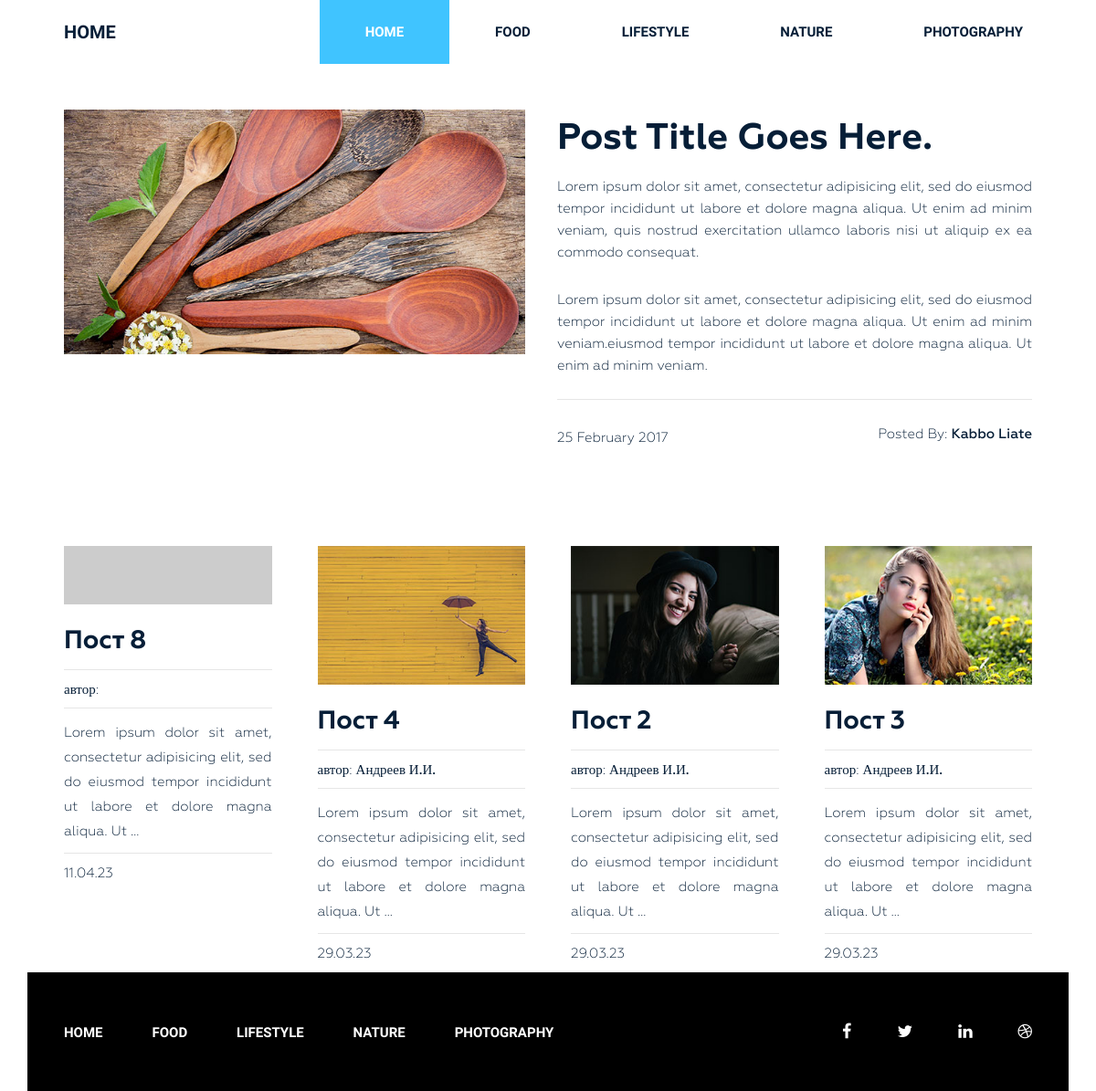
/tag/animals/, run on the app's committed database.
### blog/models.py (models this page shows, shortened)
class Category(models.Model):
    title = models.CharField(max_length=250)
    slug = models.SlugField(max_length=250, verbose_name='url', unique=True)
    def get_absolute_url(self):
        return reverse('category', kwargs={'slug':self.slug})
    class Meta:
        verbose_name = 'Категория'
        verbose_name_plural = 'Категории'
        ordering = ['title']

class Post(models.Model):
    title = models.CharField(max_length=250, verbose_name='Заголовок')
    slug = models.SlugField(max_length=250, verbose_name='url', unique=True)
    author = models.CharField(max_length=100, verbose_name='Автор')
    content = models.TextField(blank=True, verbose_name='Контент')
    created_at = models.DateTimeField(auto_now_add=True, verbose_name='Опубликовано')
    photo = models.ImageField(upload_to='photo/%Y/%m/%d/', blank=True, verbose_name='Фото')
    views = models.IntegerField(default=0, verbose_name='Просмотров')
    category = models.ForeignKey(Category, on_delete=models.PROTECT, related_name='posts', verbose_name='Категория')
    tags = models.ManyToManyField(Tag, blank=True, related_name='posts', verbose_name='Теги')
    def get_absolute_url(self):
        return reverse('post', kwargs={'slug':self.slug})
    class Meta:
        verbose_name = 'Статья'
        verbose_name_plural = 'Статьи'
        ordering = ['-created_at']

### blog/views.py (the view)
# urls.py: path('tag/<str:slug>/', PostsByTag.as_view(), name='tag'),
class PostsByTag(ListView):
    template_name = 'blog/tag.html'
    context_object_name = 'tags'
    paginate_by = 4
    allow_empty = False
    def get_queryset(self):
        return Post.objects.filter(tags__slug=self.kwargs['slug'])
    def get_context_data(self, *, object_list=None, **kwargs):
        context = super().get_context_data(**kwargs)
        context['title'] = Tag.objects.get(slug=self.kwargs['slug'])
        return context

### blog/models.py (called while the page is built)
    def __str__(self):
        return self.title

### blog/templatetags/menu.py (called while the page is built)
@register.inclusion_tag('blog/menu_tpl.html')
def show_menu(menu_class='menu'):
    categories = Category.objects.all()
    return {'categories': categories, 'menu_class': menu_class}

### blog/templates/blog/tag.html (shortened to what this page needs)
{% extends 'base.html' %}
{% load static %}
{% block content %}
<section class="blog-post-area">
    <div class="container">
        <div class="row">
            <div class="blog-post-area-style">
                <div class="col-md-12">
                    <div class="single-post-big">
                        <div class="big-image">
                            <img src="{% static 'img/post-image1.jpg' %}" alt="">
                        </div>
                        <div class="big-text">
                            <h3><a href="#">Post Title Goes Here.</a></h3>
                            <p>Lorem ipsum dolor sit amet, consectetur adipisicing elit, sed do eiusmod tempor
                                incididunt ut labore et dolore magna aliqua. Ut enim ad minim veniam, quis nostrud
                                exercitation ullamco laboris nisi ut aliquip ex ea commodo consequat.</p>
                            <p>Lorem ipsum dolor sit amet, consectetur adipisicing elit, sed do eiusmod tempor
                                incididunt ut labore et dolore magna aliqua. Ut enim ad minim veniam.eiusmod tempor
                                incididunt ut labore et dolore magna aliqua. Ut enim ad minim veniam.</p>
                            <h4><span class="date">25 February 2017</span><span class="author">Posted By: <span
                                    class="author-name">Kabbo Liate</span></span>
                            </h4>
                        </div>
                    </div>
                </div>
                {% for tag in tags %}
                <div class="col-md-3">
                    <div class="single-post">
                        <a href="{{ tag.get_absolute_url }}">
                            {% if tag.photo %}
                            <img src="{{ tag.photo.url }}" alt="{{ tag.title }}">
                            {% else %}
                            <img src="https://picsum.photos/id/1060/300/201?blur=2" alt="{{ tag.title }}">
                            {% endif %}
                        </a>
                        <h3><a href="{{ tag.get_absolute_url }}">{{ tag.title }}</a></h3>
                        <h4><span>автор: <span class="author-name">{{ tag.author }}</span></span>
                        </h4>
                        {{ tag.content|truncatewords_html:20|safe }}
                        <h4><span>{{ tag.created_at|date:"d.m.y" }}</span></h4>
                    </div>
                </div>
                {% endfor %}
            </div>
        </div>
    </div>
</section>
{% endblock %}

### blog/templates/blog/menu_tpl.html
<div class="{{ menu_class }}">
    <ul>
        <li class="active"><a href="{% url 'home' %}">Home</a></li>
        {% for item in categories %}
        <li><a href="{{ item.get_absolute_url }}">{{ item.title }}</a></li>
        {% endfor %}
    </ul>
</div>

### siteblog/static/style.css (style rules this page uses)
.wrapper header.header .menu { margin: 0 }
.wrapper header.header .menu ul { float: right; margin: 0; padding: 0; margin-right: 4px; }
.wrapper header.header .menu ul li { display: inline-block; list-style: outside none none; margin: 0 -4px 0 0; }
.wrapper header.header .menu ul li a { color: rgb(6, 30, 55); font-family: "Raleway", sans-serif; font-size: 15px; font-weight: 600; line-height: 70px; padding: 26px 50px; text-decoration: none; text-transform: uppercase; }
.wrapper header.header .menu ul li.active a { background: #40c4ff; color: #fff; }
section.blog-post-area { margin-top: 50px; }
section.blog-post-area .big-image { float: left; width: 50%; padding-right: 35px; }
section.blog-post-area .big-text { float: right; width: 50%; padding-right: 20px; }
section.blog-post-area img { width: 100%; }
section.blog-post-area .big-text h3 { margin: 10px 0 0; }
section.blog-post-area .big-text h3 a { font-family: Geometria; font-weight: 700; font-size: 40px; color: #061e37; text-decoration: none; }
section.blog-post-area .big-text p { color: #061e37; font-family: Geometria; font-size: 15px; font-weight: 400; line-height: 24px; padding-top: 18px; text-align: justify; text-decoration: none; }
section.blog-post-area .big-text h4 { margin-top: 25px; padding-top: 30px; position: relative; }
section.blog-post-area .big-text h4::before { background: #e6e6e6 none repeat scroll 0 0; content: ""; height: 1px; position: absolute; top: 0; width: 100%; }
section.blog-post-area .single-post { padding-right: 20px; margin: 100px 0px 0px; }
section.blog-post-area h4 span { font-family: Geometria; font-weight: 400; font-size: 15px; color: #061e37; text-decoration: none; }
section.blog-post-area .big-text h4 span.author { float: right }
section.blog-post-area h4 span.author-name { font-weight: 500; }
.blog-post-area .single-post h3 a { font-family: Geometria; font-size: 28px; font-weight: 700; text-decoration: none; color: #061e37; }
.blog-post-area .single-post p { color: #061e37; font-family: Geometria; font-size: 15px; font-weight: 400; line-height: 27px; padding-top: 14px; position: relative; text-align: justify; }
.blog-post-area .single-post h4 { margin-bottom: 12px; padding-top: 10px; position: relative; }
.blog-post-area .single-post h4::before { background: #e6e6e6 none repeat scroll 0 0; content: ""; height: 1px; position: absolute; top: 0; width: 100%; }
.blog-post-area .single-post p::before { background: #e6e6e6 none repeat scroll 0 0; content: ""; height: 1px; position: absolute; top: 0; width: 100%; }
.blog-post-area .single-post h3 { margin: 25px 0 15px; }
.blog-post-area .blog-post-area-style { margin: 0 20px 0 40px; }
.wrapper footer.footer .footer-menu { margin: 0 }
.wrapper footer.footer .footer-menu ul { line-height: 130px; margin: 0; padding: 0; }
.wrapper footer.footer .footer-menu ul li { display: inline; list-style: outside none none; margin: 0; padding: 30px 0px; }
.wrapper footer.footer .footer-menu ul li a { color: #fff; font-family: "Raleway", sans-serif; font-size: 15px; font-weight: 600; line-height: 70px; margin-left: 40px; padding: 26px 10px 26px 0; text-decoration: none; text-transform: uppercase; }

### data on the page
Category: title "FOOD"
Category: title "LIFESTYLE"
Category: title "NATURE"
Category: title "PHOTOGRAPHY"
Post: title "Пост 8", content "Lorem ipsum dolor sit amet, consectetur adipisicing elit, sed do eiusmod tempor incididunt ut labore et dolore magna aliqua. Ut …", created_at "11.04.23"
Post: photo (picture), title "Пост 4", author "Андреев И.И.", content "Lorem ipsum dolor sit amet, consectetur adipisicing elit, sed do eiusmod tempor incididunt ut labore et dolore magna aliqua. Ut …", created_at "29.03.23"
Post: photo (picture), title "Пост 2", author "Андреев И.И.", content "Lorem ipsum dolor sit amet, consectetur adipisicing elit, sed do eiusmod tempor incididunt ut labore et dolore magna aliqua. Ut …", created_at "29.03.23"
Post: photo (picture), title "Пост 3", author "Андреев И.И.", content "Lorem ipsum dolor sit amet, consectetur adipisicing elit, sed do eiusmod tempor incididunt ut labore et dolore magna aliqua. Ut …", created_at "29.03.23"
